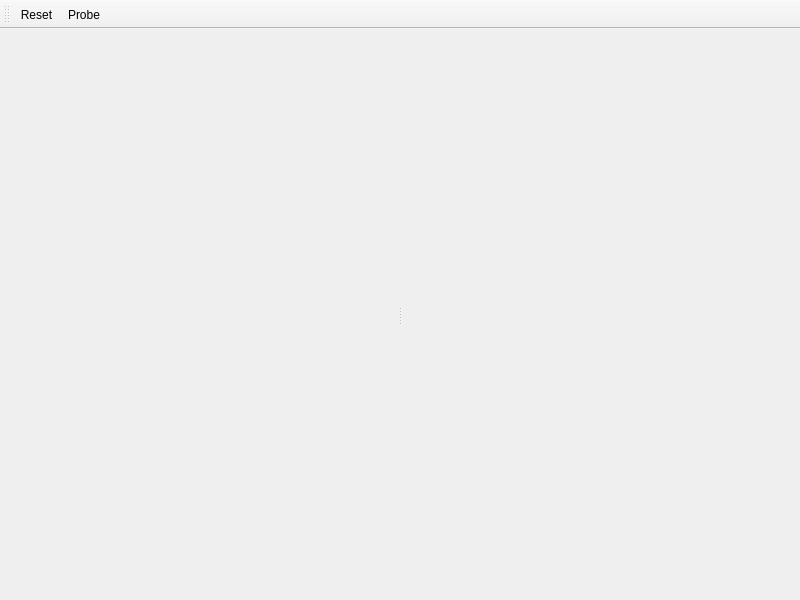
<?xml version="1.0" encoding="UTF-8"?>
<ui version="4.0">
 <class>Graphics</class>
 <widget class="QMainWindow" name="Graphics">
  <property name="geometry">
   <rect>
    <x>0</x>
    <y>0</y>
    <width>800</width>
    <height>600</height>
   </rect>
  </property>
  <property name="windowTitle">
   <string>graphics</string>
  </property>
  <widget class="QWidget" name="centralwidget">
   <layout class="QVBoxLayout" name="verticalLayout">
    <property name="spacing">
     <number>2</number>
    </property>
    <property name="leftMargin">
     <number>2</number>
    </property>
    <property name="topMargin">
     <number>2</number>
    </property>
    <property name="rightMargin">
     <number>2</number>
    </property>
    <property name="bottomMargin">
     <number>2</number>
    </property>
    <item>
     <widget class="QSplitter" name="splitter">
      <property name="orientation">
       <enum>Qt::Horizontal</enum>
      </property>
      <widget class="QWidget" name="widget_graphics" native="true"/>
      <widget class="QWidget" name="widget_parameters" native="true"/>
     </widget>
    </item>
   </layout>
  </widget>
  <widget class="QToolBar" name="toolBar">
   <property name="windowTitle">
    <string>toolBar</string>
   </property>
   <attribute name="toolBarArea">
    <enum>TopToolBarArea</enum>
   </attribute>
   <attribute name="toolBarBreak">
    <bool>false</bool>
   </attribute>
   <addaction name="actionReset"/>
   <addaction name="actionProbe"/>
  </widget>
  <action name="actionProbe">
   <property name="checkable">
    <bool>true</bool>
   </property>
   <property name="text">
    <string>Probe</string>
   </property>
  </action>
  <action name="actionReset">
   <property name="text">
    <string>Reset</string>
   </property>
  </action>
 </widget>
 <resources/>
 <connections/>
</ui>
